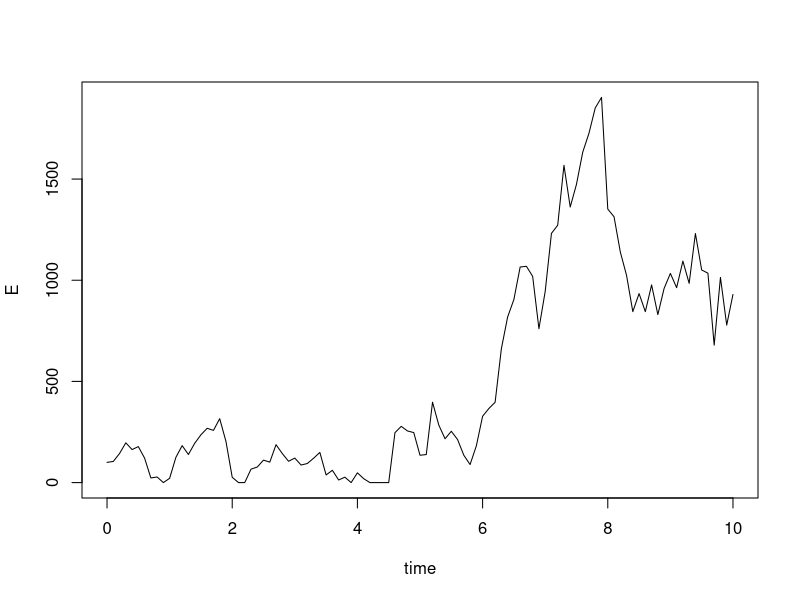

This figure's R source: (Note: this script raises an error after producing the figure.)
## ---- chunk 1
equity_process1 <- function(mu, sigma, r, A0, B0, t, m){
  dt <- t/m
  time <- seq(0, t, length.out=(m + 1) )
  Z <- rnorm(m)
  Wt <- c(0, cumsum(sqrt(dt) * Z))
  
  A <- A0 * exp((mu - (sigma^2)/2) * time + sigma * Wt)
  B <- B0 * exp(r * time)
  return(pmax(A - B,0))
}

## ---- chunk 2
E <- equity_process1(mu=0.1, sigma=0.2, r=0.1, A0=1000, B0=900, t=10 , m= 1e2)
time <- seq(0, t =10, length.out = length(E))
plot(time, E, type="l")
## ---- chunk 3
sim <- replicate(1e4, equity_process1(mu=0.1, sigma=0.2, r=0.1, A0=1000, B0=900, t=5 , m= 1e2))
mean(sim[nrow(sim),] == 0)

## ---- chunk 4
equity_process3 <- function(mu,t,sigma, n, A0, B0 ,r, nsim, lambda){
  dt <- t/n
  Z <- matrix(rnorm(n*nsim), ncol = nsim)
  
  A <- matrix(0,nrow = n+1, ncol = nsim)
  B <- matrix(0,nrow = n+1, ncol = nsim)
  E <- matrix(0,nrow = n+1, ncol = nsim)
  jump <- function(dNt){
    if(dNt >= 1){ return(sum(runif(dNt,-500,500)))} 
    else(return(0))
  }
  
  A[1, ]<- A0
  B[1,] <- B0
  for(i in 1:n){
    dNt <- rpois(nsim, lambda*dt)
    dJt <- vapply(dNt, jump, numeric(1))
    A[i+1,] <- A[i,] + A[i,] *(mu*dt + sigma*Z[i,]*sqrt(dt)) + dJt
    B[i+1,] <- B[i,]+ r*B[i,]*dt
    
    E[i+1,] <- A[i+1,] - B[i+1,]
    if( E[i+1,] <= rep(0,n)){
      E[(i+2):(m+1),] <- 0
      break
      
    }
  }

  return(E)
  
}
## ---- chunk 5
E3 <- equity_process3(mu = 0.1, t = 5, sigma = 0.2, n =1e3, A0 = 1000, B0 = 900, r =0.1, nsim = 1e3, lambda = 1.2)
mean(E3[nrow(E3),] <0)
## ---- chunk 6
S0 <- 50; r <- 0.03; a <- 1; b <- 0.2; sigma <- 0.6; theta0 <- 0.3; T <- 1; K <- 50; rho <- 0.6; m <- 50

heston_path <- function(S0, r, a, b, sigma, theta0, T, K, rho, m){
  dt <- T/m
  
  S <- numeric(m+1)
  theta <- numeric(m+1)
  S[1] <- S0
  theta[1] <- theta0
  
  Z1 <- rnorm(m)
  Z2 <- rnorm(m)
  #giải cholesky
  
  Z_1 <- Z1
  Z_2 <- rho*Z1 + sqrt(1-rho^2)*Z2
  
  for (i in 1:m) {
    theta[i] <- max(theta[i],0)
    theta[i+1] <- theta[i] + a*(b-theta[i])*dt + sigma*sqrt(theta[i])*sqrt(dt)*Z_1[i]
    S[i+1] <- S[i] + r*S[i]*dt + sqrt(theta[i])*S[i]*sqrt(dt)*Z_2[i]
  }
  euro <- max(S[m+1] - K, 0)
  avg <- max(mean(S[2:(m+1)]) - K, 0)
  price_euro <- euro*exp(-r*T)
  price_avg <- avg*exp(-r*T)
  
  return(c(price_euro, price_avg))
}

nsim <- 1e5
sim <- replicate(nsim, heston_path(S0, r, a, b, sigma, theta0, T, K, rho, m))

euro_mean <- mean(sim[1,])
euro_se   <- sd(sim[1,]) / sqrt(nsim)
aver_mean <- mean(sim[2,])
aver_se   <- sd(sim[2,]) / sqrt(nsim)

cat("European call option price:", euro_mean, "| SE:", euro_se, "\n",
    "Average call option price:", aver_mean, "| SE:", aver_se, "\n")
## ---- chunk 7
S0 <- 50; r <- 0.03; a <- 1; b <- 0.2; sigma <- 0.6; theta0 <- 0.3; T <- 1; K <- 50; rho <- 0.6; m <- 50

heston_path_anti <- function(S0, r, a, b, sigma, theta0, T, K, rho, m){
  dt <- T/m
  
  S <- numeric(m+1)
  S_anti <- numeric(m+1)
  theta <- numeric(m+1)
  theta_anti <- numeric(m+1)
  
  S[1] <- S0
  S_anti[1] <- S0
  theta[1] <- theta0
  theta_anti[1] <- theta0
  
  Z1 <- rnorm(m)
  Z2 <- rnorm(m)
  # tính cholesky
  Z_1 <- Z1
  Z_1_anti <- -Z_1
  
  Z_2 <- rho*Z1 + sqrt(1-rho^2)*Z2
  Z_2_anti <- -Z_2
  
  for (i in 1:m) {
    theta[i] <- max(theta[i],0)
    
    theta[i+1] <- theta[i] + a*(b-theta[i])*dt + sigma*sqrt(theta[i])*sqrt(dt)*Z_1[i]
    S[i+1] <- S[i] + r*S[i]*dt + sqrt(theta[i])*S[i]*sqrt(dt)*Z_2[i]
    
    #Anti path
    theta_anti[i] <- max(theta_anti[i],0)
    
    theta_anti[i+1] <- theta_anti[i] + a*(b-theta_anti[i])*dt + sigma*sqrt(theta_anti[i])*sqrt(dt)*Z_1_anti[i]
    S_anti[i+1] <- S_anti[i] + r*S_anti[i]*dt + sqrt(theta_anti[i])*S_anti[i]*sqrt(dt)*Z_2_anti[i]
  }

  price_euro <- max(S[m+1] - K, 0)*exp(-r*T)
  price_avg <- max(mean(S[2:(m+1)]) - K, 0)*exp(-r*T)
  price_euro_anti <- max(S_anti[m+1] - K, 0)*exp(-r*T)
  price_avg_anti <- max(mean(S_anti[2:(m+1)]) - K, 0)*exp(-r*T)
  
  euro_VR <- (price_euro + price_euro_anti)/2
  avg_VR <- (price_avg + price_avg_anti)/2
  
  return(c(euro_VR, avg_VR))
}

nsim <- 1e5
simlist_VR <- replicate(nsim, heston_path_anti(S0, r, a, b, sigma, theta0, T, K, rho, m))
price_euro_VR <- mean(simlist_VR[1, ])
price_avg_VR <- mean(simlist_VR[2, ])

se_euro_VR <- sd(simlist_VR[1, ])/sqrt(nsim)
se_avg_VR <- sd(simlist_VR[2, ])/sqrt(nsim)

cat("European call option price:", price_euro_VR, "| SE:", se_euro_VR, "\n",
    "Average call option price:", price_avg_VR, "| SE:", se_avg_VR, "\n")
## ---- chunk 8
Eu_Delta_Heston <- function(nsim, S0, r, a, b, sigma, theta0, T, K, rho, m) {
  dt <- T/m
  L <- t(chol(matrix(c(1, rho, rho, 1), 2, byrow = TRUE)))
  
  # Khởi tạo ma trận
  S <- matrix(0, m + 1, nsim)
  theta <- matrix(0, m + 1, nsim)
  Delta_path <- matrix(0, m + 1, nsim) 
  
  S[1, ] <- S0
  theta[1, ] <- theta0
  Delta_path[1, ] <- 1 # Hint: Delta_0 = 1
  
  for (t in 1:m) {
    Z_raw <- matrix(rnorm(2 * nsim), nrow = 2)
    Z <- L %*% Z_raw 
    
    theta[t, ] <- pmax(theta[t, ], 0)
    
    theta[t+1, ] <- theta[t, ] + a*(b - theta[t, ])*dt + sigma*sqrt(theta[t, ])*Z[1, ]*sqrt(dt)
    
    S[t+1, ] <- S[t, ] + r*S[t, ]*dt + sqrt(theta[t, ])*S[t, ]*Z[2, ]*sqrt(dt)
    
    Delta_path[t+1, ] <- Delta_path[t, ] * (1 + r*dt + sqrt(theta[t, ])*Z[2, ]*sqrt(dt))
  }
  
  # Lấy giá trị tại bước cuối T
  ST <- S[m+1, ]
  Delta_T <- Delta_path[m+1, ]
  
  # Indicator(ST >= K) trong R trả về 1 nếu đúng, 0 nếu sai
  delta_estimates <- exp(-r * T) * (ST >= K) * Delta_T
  
  res_delta <- mean(delta_estimates)
  res_se <- sd(delta_estimates) / sqrt(nsim)
  
  return(data.frame(Delta = res_delta, SE = res_se))
}

result_delta <- Eu_Delta_Heston(nsim=1e4, S0=50, r=0.03, a=1, b=0.2, sigma=0.6, theta0=0.3, T=1, K=50, rho=0.6, m=50)
print(result_delta)
